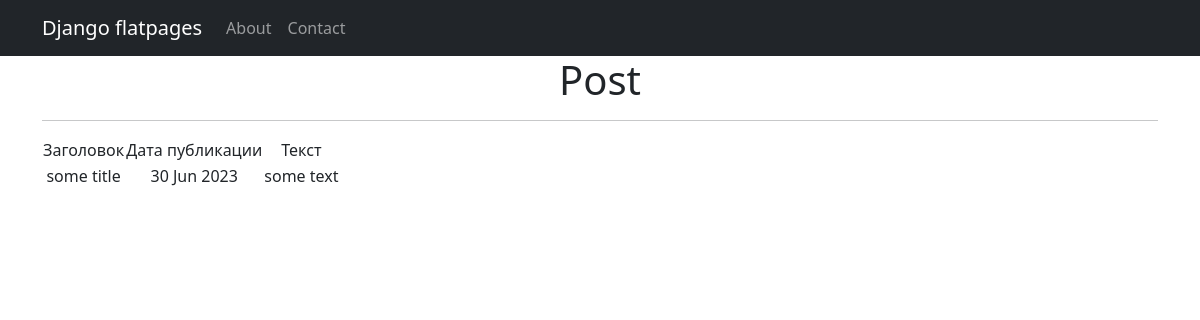
The page /posts/2 on the database its author committed.
### newsportal/models.py (models this page shows, shortened)
class Post(models.Model):
    news = 'NE'
    article = 'AR'
    POST_TYPES = [
        (news, 'Новость'),
        (article, 'Статья'),
    ]
    time_in = models.DateTimeField(auto_now_add=True, verbose_name='Дата изменения')
    title = models.CharField(max_length = 255, default = 'Some Title', verbose_name='Заголовок')
    text = models.CharField(max_length = 2048, default = 'Some Text', verbose_name='Контент')
    rating = models.IntegerField(default = 0)
    news_or_post = models.CharField(max_length=2, choices=POST_TYPES, default=article, verbose_name='Вид поста')
    author = models.ForeignKey(Author, on_delete=models.CASCADE, verbose_name='Автор')
    categories = models.ManyToManyField(Category, through='PostCategory')

### newsportal/views.py (the view)
# urls.py: path('<int:pk>', PostDetail.as_view()),
class PostDetail(DetailView):
    model = Post
    template_name = 'post.html'
    context_object_name = 'post'

### newsportal/templatetags/custom_filters.py (called while the page is built)
@register.filter()
def censor(value: str):
    for a in ban_words:
        value = value.lower().replace(a.lower()[1:], '*'*len(a[1:]))
    return value

@register.filter()
def current_time(time, format_string='%d %b  %Y'):
    time = time.strftime(format_string)
    return time

### templates/post.html (shortened to what this page needs)
{% extends 'flatpages/default.html' %}
{% load custom_filters %}
{% block content %}
<h1>Post</h1>
<hr>
      <table>
          <tr>
              <td> Заголовок </td>
              <td> Дата публикации </td>
              <td> Текст </td>
          </tr>
          <tr>
              <td> {{ post.title|censor }} </td>
              <td> {{ post.time_in|current_time }} </td>
              <td> {{ post.text|censor }} </td>
          </tr>
      </table>
{% endblock content %}

### rows shown on the page
Post: title|censor "some title", time_in|current_time "30 Jun 2023", text|censor "some text"
